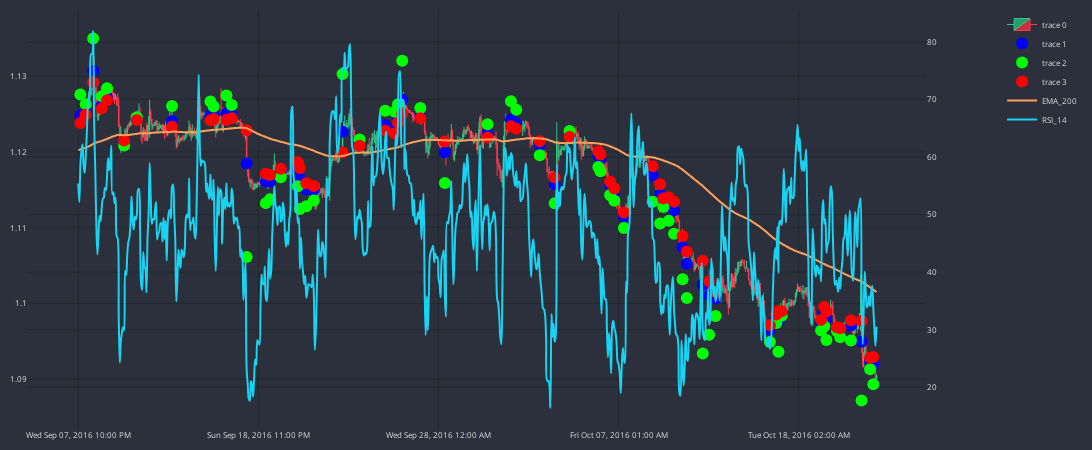

Write notebook code for a chart like this one.
### Code cell
df_plot = df_slim.iloc[4000:4750]
cp = CandlePlot(df_plot, candles=True)

trades = cp.df_plot[cp.df_plot.SIGNAL != NONE]

markers = ['mid_c', 'TP', 'SL']
marker_colors = ['#0000FF', '#00FF00', '#FF0000']

for i in range(3):
    cp.fig.add_trace(go.Scatter(
        x = trades.sTime,
        y = trades[markers[i]],
        mode = 'markers',
        marker=dict(color=marker_colors[i], size=12)
    ))

cp.show_plot(line_traces=["EMA_200"], sec_traces=['RSI_14'], height=450)

### Figure 1 — Plotly figure (JSON) as saved in the notebook; plotly's stock layout.template omitted (floating-point values rounded to 4 significant figures; data arrays with more than 128 entries replaced by an {"elided": "..."} marker saying what was removed)
{"data": [{"close": {"elided": "750 float values"}, "decreasing": {"fillcolor": "#CC2E3C", "line": {"color": "#FF3A4C"}}, "high": {"elided": "750 float values"}, "increasing": {"fillcolor": "#24A06B", "line": {"color": "#2EC886"}}, "line": {"width": 1}, "low": {"elided": "750 float values"}, "opacity": 1, "open": {"elided": "750 float values"}, "type": "candlestick", "x": {"elided": "750 str values"}}, {"marker": {"color": "#0000FF", "size": 12}, "mode": "markers", "type": "scatter", "x": ["Thu Sep 08, 2016 12:00 AM", "Thu Sep 08, 2016 05:00 AM", "Thu Sep 08, 2016 12:00 PM", "Thu Sep 08, 2016 08:00 PM", "Fri Sep 09, 2016 01:00 AM", "Fri Sep 09, 2016 05:00 PM", "Mon Sep 12, 2016 05:00 AM", "Tue Sep 13, 2016 02:00 PM", "Thu Sep 15, 2016 02:00 AM", "Thu Sep 15, 2016 05:00 AM", "Thu Sep 15, 2016 05:00 PM", "Thu Sep 15, 2016 10:00 PM", "Fri Sep 16, 2016 12:00 PM", "Mon Sep 19, 2016 06:00 AM", "Mon Sep 19, 2016 10:00 AM", "Mon Sep 19, 2016 08:00 PM", "Tue Sep 20, 2016 12:00 PM", "Tue Sep 20, 2016 02:00 PM", "Tue Sep 20, 2016 08:00 PM", "Wed Sep 21, 2016 03:00 AM", "Thu Sep 22, 2016 06:00 AM", "Thu Sep 22, 2016 10:00 PM", "Sun Sep 25, 2016 10:00 PM", "Mon Sep 26, 2016 07:00 AM", "Mon Sep 26, 2016 10:00 AM", "Mon Sep 26, 2016 02:00 PM", "Tue Sep 27, 2016 07:00 AM", "Wed Sep 28, 2016 06:00 AM", "Thu Sep 29, 2016 10:00 PM", "Fri Sep 30, 2016 08:00 PM", "Mon Oct 03, 2016 01:00 AM", "Mon Oct 03, 2016 11:00 PM", "Tue Oct 04, 2016 01:00 PM", "Wed Oct 05, 2016 03:00 AM", "Thu Oct 06, 2016 06:00 AM", "Thu Oct 06, 2016 08:00 AM", "Thu Oct 06, 2016 05:00 PM", "Thu Oct 06, 2016 09:00 PM", "Fri Oct 07, 2016 06:00 AM", "Mon Oct 10, 2016 09:00 AM", "Mon Oct 10, 2016 04:00 PM", "Mon Oct 10, 2016 07:00 PM", "Tue Oct 11, 2016 12:00 AM", "Tue Oct 11, 2016 05:00 AM", "Tue Oct 11, 2016 01:00 PM", "Tue Oct 11, 2016 05:00 PM", "Wed Oct 12, 2016 08:00 AM", "Wed Oct 12, 2016 02:00 PM", "Wed Oct 12, 2016 08:00 PM", "Sun Oct 16, 2016 11:00 PM", "Mon Oct 17, 2016 05:00 AM", "Mon Oct 17, 2016 07:00 AM", "Mon Oct 17, 2016 10:00 AM", "Tue Oct 18, 2016 11:00 PM", "Wed Oct 19, 2016 02:00 AM", "Wed Oct 19, 2016 04:00 AM", "Wed Oct 19, 2016 02:00 PM", "Wed Oct 19, 2016 05:00 PM", "Thu Oct 20, 2016 03:00 AM", "Thu Oct 20, 2016 01:00 PM", "Thu Oct 20, 2016 09:00 PM", "Fri Oct 21, 2016 12:00 AM"], "y": [1.125, 1.125, 1.131, 1.126, 1.127, 1.121, 1.124, 1.124, 1.125, 1.125, 1.125, 1.125, 1.118, 1.116, 1.116, 1.117, 1.118, 1.116, 1.115, 1.115, 1.123, 1.121, 1.123, 1.123, 1.124, 1.127, 1.125, 1.12, 1.122, 1.124, 1.124, 1.121, 1.116, 1.122, 1.12, 1.119, 1.116, 1.115, 1.111, 1.117, 1.114, 1.114, 1.113, 1.112, 1.107, 1.105, 1.102, 1.101, 1.101, 1.097, 1.098, 1.098, 1.099, 1.097, 1.099, 1.098, 1.097, 1.096, 1.097, 1.095, 1.092, 1.092]}, {"marker": {"color": "#00FF00", "size": 12}, "mode": "markers", "type": "scatter", "x": ["Thu Sep 08, 2016 12:00 AM", "Thu Sep 08, 2016 05:00 AM", "Thu Sep 08, 2016 12:00 PM", "Thu Sep 08, 2016 08:00 PM", "Fri Sep 09, 2016 01:00 AM", "Fri Sep 09, 2016 05:00 PM", "Mon Sep 12, 2016 05:00 AM", "Tue Sep 13, 2016 02:00 PM", "Thu Sep 15, 2016 02:00 AM", "Thu Sep 15, 2016 05:00 AM", "Thu Sep 15, 2016 05:00 PM", "Thu Sep 15, 2016 10:00 PM", "Fri Sep 16, 2016 12:00 PM", "Mon Sep 19, 2016 06:00 AM", "Mon Sep 19, 2016 10:00 AM", "Mon Sep 19, 2016 08:00 PM", "Tue Sep 20, 2016 12:00 PM", "Tue Sep 20, 2016 02:00 PM", "Tue Sep 20, 2016 08:00 PM", "Wed Sep 21, 2016 03:00 AM", "Thu Sep 22, 2016 06:00 AM", "Thu Sep 22, 2016 10:00 PM", "Sun Sep 25, 2016 10:00 PM", "Mon Sep 26, 2016 07:00 AM", "Mon Sep 26, 2016 10:00 AM", "Mon Sep 26, 2016 02:00 PM", "Tue Sep 27, 2016 07:00 AM", "Wed Sep 28, 2016 06:00 AM", "Thu Sep 29, 2016 10:00 PM", "Fri Sep 30, 2016 08:00 PM", "Mon Oct 03, 2016 01:00 AM", "Mon Oct 03, 2016 11:00 PM", "Tue Oct 04, 2016 01:00 PM", "Wed Oct 05, 2016 03:00 AM", "Thu Oct 06, 2016 06:00 AM", "Thu Oct 06, 2016 08:00 AM", "Thu Oct 06, 2016 05:00 PM", "Thu Oct 06, 2016 09:00 PM", "Fri Oct 07, 2016 06:00 AM", "Mon Oct 10, 2016 09:00 AM", "Mon Oct 10, 2016 04:00 PM", "Mon Oct 10, 2016 07:00 PM", "Tue Oct 11, 2016 12:00 AM", "Tue Oct 11, 2016 05:00 AM", "Tue Oct 11, 2016 01:00 PM", "Tue Oct 11, 2016 05:00 PM", "Wed Oct 12, 2016 08:00 AM", "Wed Oct 12, 2016 02:00 PM", "Wed Oct 12, 2016 08:00 PM", "Sun Oct 16, 2016 11:00 PM", "Mon Oct 17, 2016 05:00 AM", "Mon Oct 17, 2016 07:00 AM", "Mon Oct 17, 2016 10:00 AM", "Tue Oct 18, 2016 11:00 PM", "Wed Oct 19, 2016 02:00 AM", "Wed Oct 19, 2016 04:00 AM", "Wed Oct 19, 2016 02:00 PM", "Wed Oct 19, 2016 05:00 PM", "Thu Oct 20, 2016 03:00 AM", "Thu Oct 20, 2016 01:00 PM", "Thu Oct 20, 2016 09:00 PM", "Fri Oct 21, 2016 12:00 AM"], "y": [1.128, 1.126, 1.135, 1.127, 1.128, 1.121, 1.125, 1.126, 1.127, 1.126, 1.127, 1.126, 1.106, 1.113, 1.114, 1.117, 1.115, 1.112, 1.113, 1.114, 1.13, 1.122, 1.125, 1.125, 1.126, 1.132, 1.126, 1.116, 1.124, 1.127, 1.126, 1.12, 1.113, 1.123, 1.118, 1.117, 1.114, 1.114, 1.11, 1.113, 1.111, 1.113, 1.111, 1.109, 1.103, 1.101, 1.093, 1.096, 1.098, 1.095, 1.097, 1.094, 1.098, 1.096, 1.097, 1.095, 1.096, 1.096, 1.095, 1.087, 1.091, 1.089]}, {"marker": {"color": "#FF0000", "size": 12}, "mode": "markers", "type": "scatter", "x": ["Thu Sep 08, 2016 12:00 AM", "Thu Sep 08, 2016 05:00 AM", "Thu Sep 08, 2016 12:00 PM", "Thu Sep 08, 2016 08:00 PM", "Fri Sep 09, 2016 01:00 AM", "Fri Sep 09, 2016 05:00 PM", "Mon Sep 12, 2016 05:00 AM", "Tue Sep 13, 2016 02:00 PM", "Thu Sep 15, 2016 02:00 AM", "Thu Sep 15, 2016 05:00 AM", "Thu Sep 15, 2016 05:00 PM", "Thu Sep 15, 2016 10:00 PM", "Fri Sep 16, 2016 12:00 PM", "Mon Sep 19, 2016 06:00 AM", "Mon Sep 19, 2016 10:00 AM", "Mon Sep 19, 2016 08:00 PM", "Tue Sep 20, 2016 12:00 PM", "Tue Sep 20, 2016 02:00 PM", "Tue Sep 20, 2016 08:00 PM", "Wed Sep 21, 2016 03:00 AM", "Thu Sep 22, 2016 06:00 AM", "Thu Sep 22, 2016 10:00 PM", "Sun Sep 25, 2016 10:00 PM", "Mon Sep 26, 2016 07:00 AM", "Mon Sep 26, 2016 10:00 AM", "Mon Sep 26, 2016 02:00 PM", "Tue Sep 27, 2016 07:00 AM", "Wed Sep 28, 2016 06:00 AM", "Thu Sep 29, 2016 10:00 PM", "Fri Sep 30, 2016 08:00 PM", "Mon Oct 03, 2016 01:00 AM", "Mon Oct 03, 2016 11:00 PM", "Tue Oct 04, 2016 01:00 PM", "Wed Oct 05, 2016 03:00 AM", "Thu Oct 06, 2016 06:00 AM", "Thu Oct 06, 2016 08:00 AM", "Thu Oct 06, 2016 05:00 PM", "Thu Oct 06, 2016 09:00 PM", "Fri Oct 07, 2016 06:00 AM", "Mon Oct 10, 2016 09:00 AM", "Mon Oct 10, 2016 04:00 PM", "Mon Oct 10, 2016 07:00 PM", "Tue Oct 11, 2016 12:00 AM", "Tue Oct 11, 2016 05:00 AM", "Tue Oct 11, 2016 01:00 PM", "Tue Oct 11, 2016 05:00 PM", "Wed Oct 12, 2016 08:00 AM", "Wed Oct 12, 2016 02:00 PM", "Wed Oct 12, 2016 08:00 PM", "Sun Oct 16, 2016 11:00 PM", "Mon Oct 17, 2016 05:00 AM", "Mon Oct 17, 2016 07:00 AM", "Mon Oct 17, 2016 10:00 AM", "Tue Oct 18, 2016 11:00 PM", "Wed Oct 19, 2016 02:00 AM", "Wed Oct 19, 2016 04:00 AM", "Wed Oct 19, 2016 02:00 PM", "Wed Oct 19, 2016 05:00 PM", "Thu Oct 20, 2016 03:00 AM", "Thu Oct 20, 2016 01:00 PM", "Thu Oct 20, 2016 09:00 PM", "Fri Oct 21, 2016 12:00 AM"], "y": [1.124, 1.125, 1.129, 1.126, 1.127, 1.121, 1.124, 1.123, 1.124, 1.124, 1.124, 1.124, 1.123, 1.117, 1.117, 1.118, 1.119, 1.118, 1.116, 1.115, 1.12, 1.121, 1.123, 1.122, 1.124, 1.125, 1.124, 1.121, 1.122, 1.123, 1.123, 1.121, 1.117, 1.122, 1.12, 1.12, 1.116, 1.115, 1.112, 1.118, 1.116, 1.114, 1.114, 1.113, 1.109, 1.107, 1.106, 1.103, 1.101, 1.097, 1.099, 1.099, 1.099, 1.098, 1.1, 1.099, 1.097, 1.097, 1.098, 1.098, 1.093, 1.093]}, {"line": {"shape": "spline", "width": 2}, "name": "EMA_200", "type": "scatter", "x": {"elided": "750 str values"}, "xaxis": "x", "y": {"elided": "750 float values"}, "yaxis": "y"}, {"line": {"shape": "spline", "width": 2}, "name": "RSI_14", "type": "scatter", "x": {"elided": "750 str values"}, "xaxis": "x", "y": {"elided": "750 float values"}, "yaxis": "y2"}], "layout": {"font": {"color": "#e1e1e1", "size": 8}, "height": 450, "margin": {"b": 10, "l": 10, "r": 10, "t": 10}, "paper_bgcolor": "#2c303c", "plot_bgcolor": "#2c303c", "width": 1100, "xaxis": {"anchor": "y", "domain": [0, 0.94], "gridcolor": "#1f292f", "nticks": 5, "rangeslider": {"visible": false}}, "yaxis": {"anchor": "x", "domain": [0, 1], "gridcolor": "#1f292f"}, "yaxis2": {"anchor": "x", "gridcolor": "#1f292f", "overlaying": "y", "side": "right"}}}
